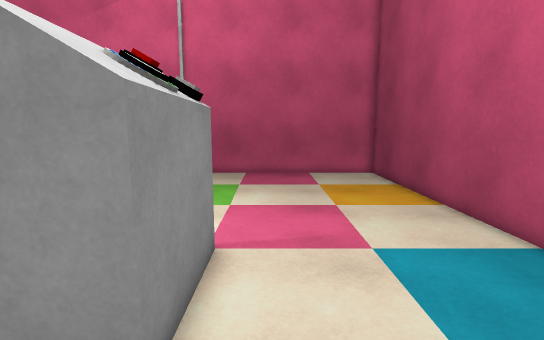
view 1 (above)

12 first-person views from a walk through a 3-D level made in the Unity game engine. The camera is 1.5 m above the floor, tilts 8° down and sees 85° across. The floor is counted in squares, 0.5 m on a side. Each view is taken from the middle of a square. On the plan, view 1 faces up. The plan holds only what a view shows up to about 20 squares ahead; the rest is blank. The place goes on beyond the plan. The player character is not drawn. Surface patterns are stand-ins for the level's own textures.

view 2
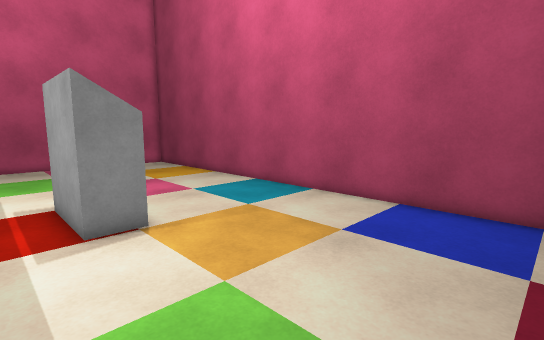

view 3
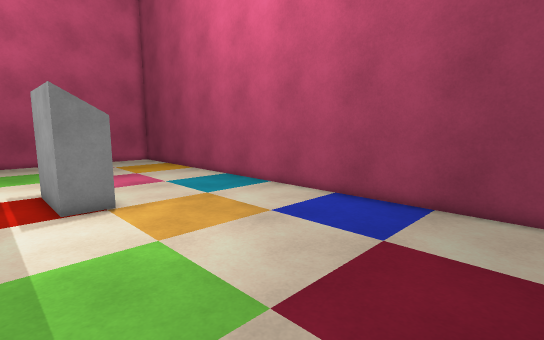

view 4
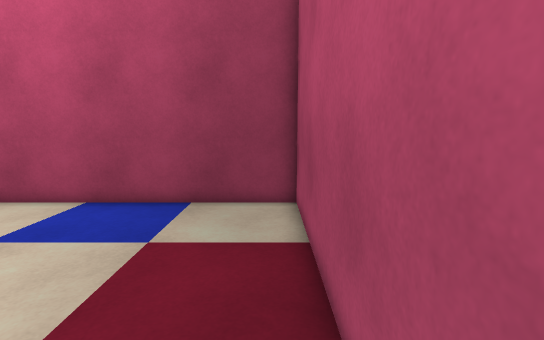

view 5
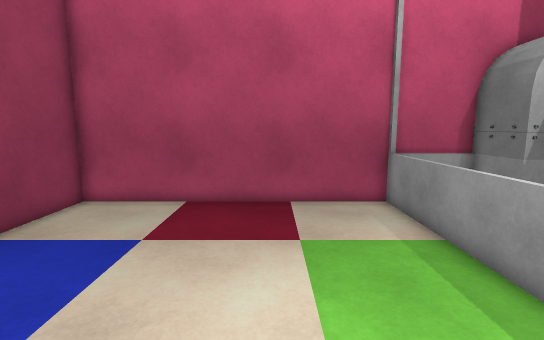

view 6
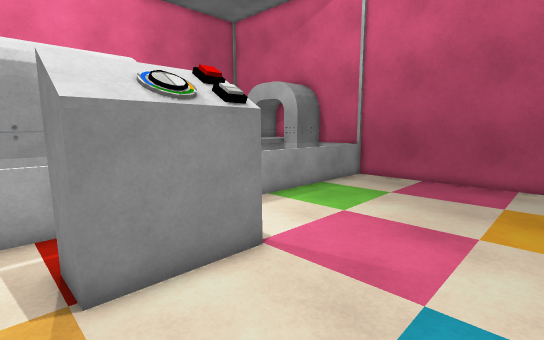

view 7
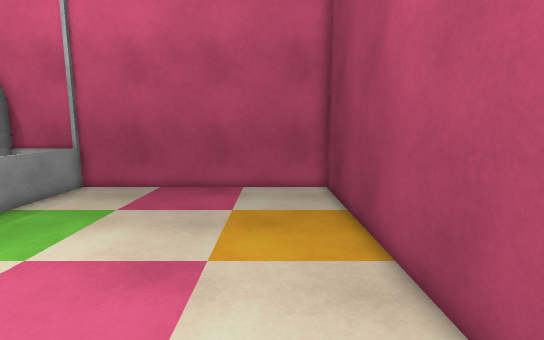

view 8
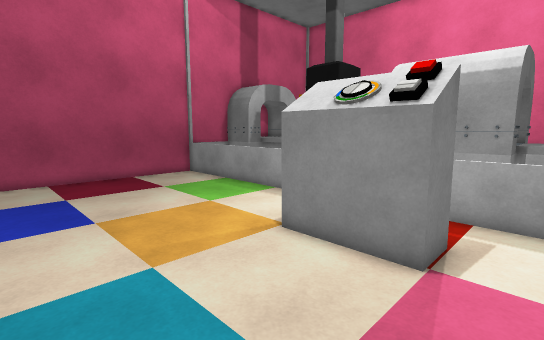

view 9
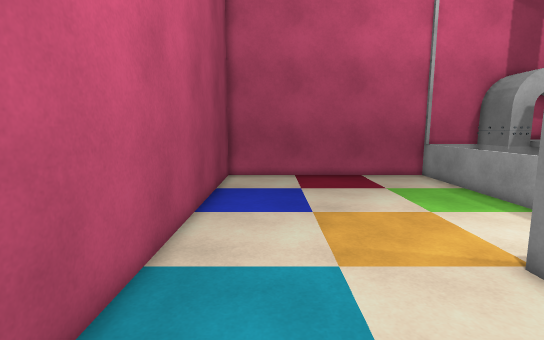

view 10
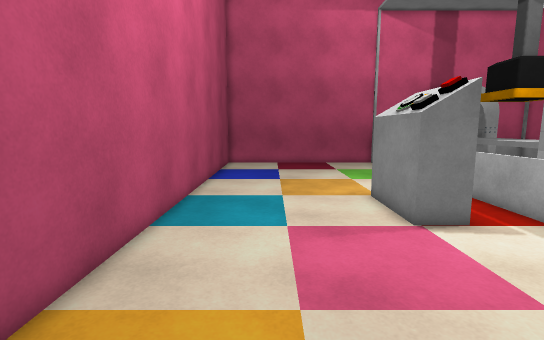

view 11
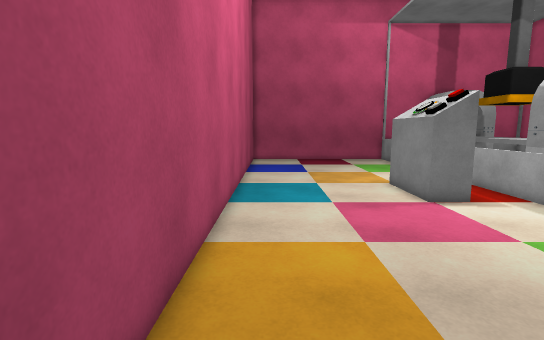

view 12
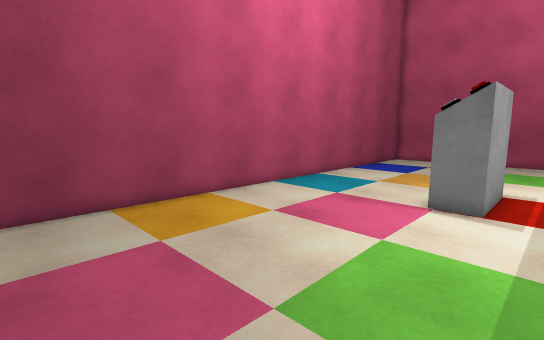

### Floor plan
Points are (right, up) in squares from view 1. A wall is a line through its corners. A room is listed if a view was taken in it or the views show most of it. See-through windows are left out.
Room 1 (views 1, 2, 3, 4, 5, 6, 7, 8, 9, 10, 11, 12)
walls: (-2.6, 7.1) (-1.4, 7.1) (-1.4, 3) (-3.2, 3) (-3.2, 5.6); (-5.7, -1) (-5.7, -10) (6.8, -10) (6.8, 20) (-5.7, 20) (-5.7, 11)
low walls: (-5.7, 8.8) (-5.7, 2.1)
objects: other object (-3, 6) to (-3, 7); other object (-2, 6)

Positions as (right, up) in squares from view 1, and headings:
1: (0, 0), facing up
2: (-5, -6), facing up-right
3: (-5, -9), facing up-right
4: (-5, -9), facing right
5: (-1, 2), facing down
6: (4, 2), facing up-left
7: (4, 5), facing up
8: (5, 9), facing down-left
9: (4, 9), facing down
10: (3, 16), facing down
11: (5, 19), facing down
12: (-5, 19), facing down-right
